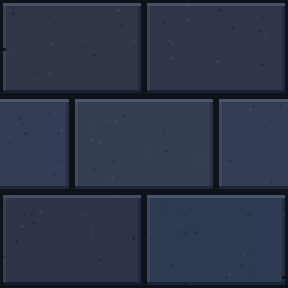
#> input picture assets/img/bg_brick.png, 96 x 96 px (shown 3 times larger)
$ python _preview.py
#> lines starting #> are read from the running program, lines starting #| are printed output that depends on the picture
# -*- coding: utf-8 -*-
"""生成平铺预览图，用于肉眼确认无缝与整体观感（不入库，仅本地查看）"""
from PIL import Image
import os

HERE = os.path.dirname(os.path.abspath(__file__))
OUT = os.path.join(os.path.dirname(HERE), "assets", "img")

im = Image.open(os.path.join(OUT, "bg_brick.png")).convert("RGB")
#> im is the input picture: PIL image 96x96 RGB; mean R, G, B 44.8, 52.7, 71.9
w, h = im.size
#> w = 96; h = 96
big = Image.new("RGB", (w * 4, h * 3))
#> big: PIL image 384x288 RGB; every value is 0
for x in range(0, w * 4, w):
    for y in range(0, h * 3, h):
        big.paste(im, (x, y))
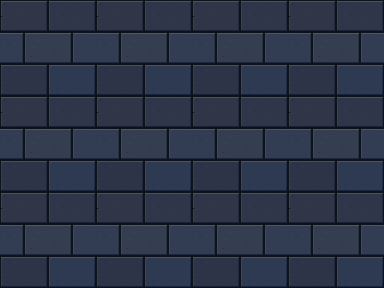
#> big: PIL image 384x288 RGB; mean R, G, B 44.8, 52.7, 71.9

# 与 UI 元素合成，检查协调度
plate = Image.open(os.path.join(OUT, "bg_plate.png")).convert("RGB")
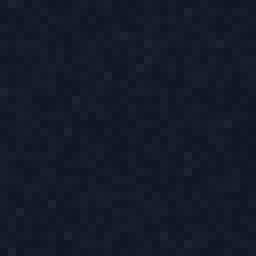
#> input picture assets/img/bg_plate.png, 32 x 32 px (shown 8 times larger)
#> plate is the input picture: PIL image 32x32 RGB; mean R, G, B 20.1, 26.1, 41.1
#> (the run stopped early here; a loop or call above may not have finished)
